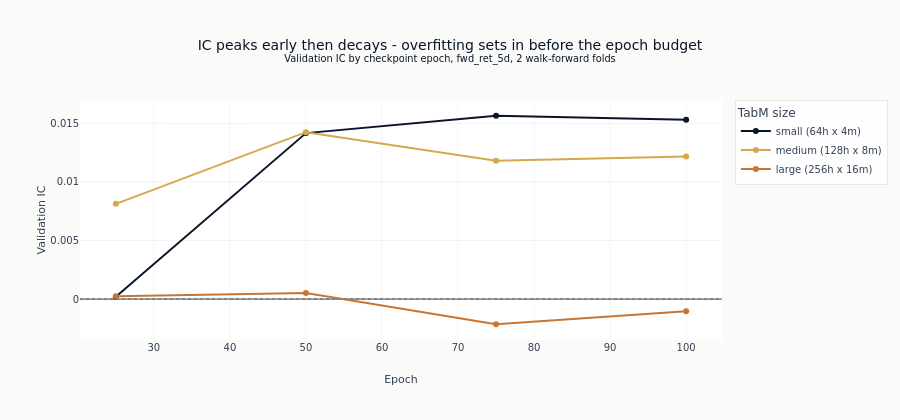

The code cell stored with this chart in its notebook:
### Markdown cell above
## 5. Learning Curves

Validation IC at every 25-epoch checkpoint. The winning small model peaks at epoch
75, while the medium and large configurations peak at epoch 50. With only two folds,
the checkpoint ranking should be read as suggestive rather than stable.

### Code cell
curves = result["all_learning_curves"]
fig2 = go.Figure()
if curves.height > 0:
    for cfg_name in order:
        cdata = curves.filter(pl.col("config") == cfg_name).sort("epoch")
        if cdata.height == 0:
            continue
        fig2.add_trace(
            go.Scatter(
                x=cdata["epoch"].to_list(),
                y=cdata["ic_mean"].to_list(),
                mode="lines+markers",
                name=SIZE_LABEL.get(cfg_name, cfg_name),
                line=dict(color=SIZE_COLOR.get(cfg_name, COLORS["blue"])),
            )
        )
    fig2.add_hline(y=0.0, line=dict(color="gray", dash="dot"))
    fig2.update_layout(
        title_text="IC peaks early then decays - overfitting sets in before the epoch budget"
        "<br><sup>Validation IC by checkpoint epoch, fwd_ret_5d, 2 walk-forward folds</sup>",
        xaxis_title="Epoch",
        yaxis_title="Validation IC",
        height=420,
        legend_title_text="TabM size",
    )
fig2.show()

### Figure 1 — Plotly figure (JSON) as saved in the notebook; plotly's stock layout.template omitted (floating-point values rounded to 4 significant figures)
{"data": [{"line": {"color": "#0a1628"}, "mode": "lines+markers", "name": "small (64h x 4m)", "type": "scatter", "x": [25, 50, 75, 100], "y": [0.0001906, 0.01417, 0.01566, 0.01531]}, {"line": {"color": "#D4A84B"}, "mode": "lines+markers", "name": "medium (128h x 8m)", "type": "scatter", "x": [25, 50, 75, 100], "y": [0.008134, 0.01425, 0.01181, 0.01218]}, {"line": {"color": "#C87533"}, "mode": "lines+markers", "name": "large (256h x 16m)", "type": "scatter", "x": [25, 50, 75, 100], "y": [0.0002419, 0.0005139, -0.002149, -0.001039]}], "layout": {"height": 420, "legend": {"title": {"text": "TabM size"}}, "shapes": [{"line": {"color": "gray", "dash": "dot"}, "type": "line", "x0": 0, "x1": 1, "xref": "x domain", "y0": 0.0, "y1": 0.0, "yref": "y"}], "title": {"text": "IC peaks early then decays - overfitting sets in before the epoch budget<br><sup>Validation IC by checkpoint epoch, fwd_ret_5d, 2 walk-forward folds</sup>"}, "xaxis": {"title": {"text": "Epoch"}}, "yaxis": {"title": {"text": "Validation IC"}}}}
